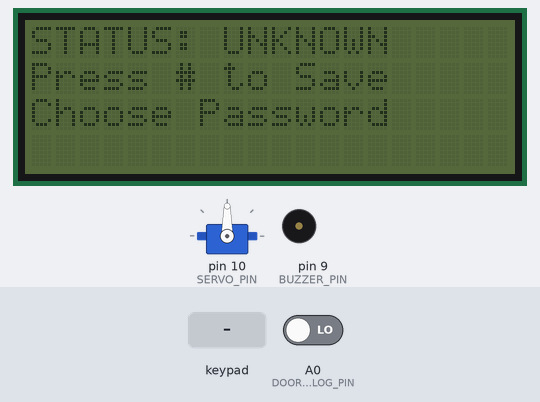
This sketch was run on a simulated Arduino Uno, built with avr-gcc and run on an emulated ATmega328P. Shown: servo, 20×4 character LCD, buzzer (waves = sounding, pin HIGH). Wiring (inferred from the names in the program): PCF8574 port expander at I2C address 0x38. Wiring (inferred from the signals the program sends): 4×4 keypad with keys 1 2 3 A 4 5 6 B 7 8 9 C * 0 # D: rows Q1, Q3, Q5, Q6; columns Q0, Q2, Q4, Q7. Inputs (shaded band) come from the test bench; at power-on: A0 (DOOR_SENSOR_ANALOG_PIN) LOW. EEPROM starts erased; what the sketch prints to the serial monitor is not drawn.

Above: at 1.4 s.
1.5 s: keypad keys 4 5 6 B pressed 0.4 s apart
At 2.8 s:
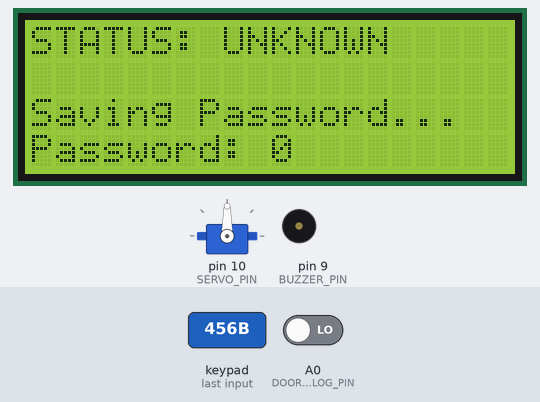
4.6 s: key '6' pressed
At 7.5 s:
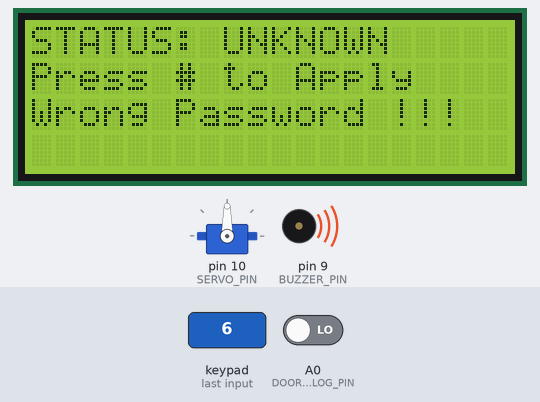
7.6 s: keypad keys 4 5 6 B # pressed 0.4 s apart
At 12.5 s:
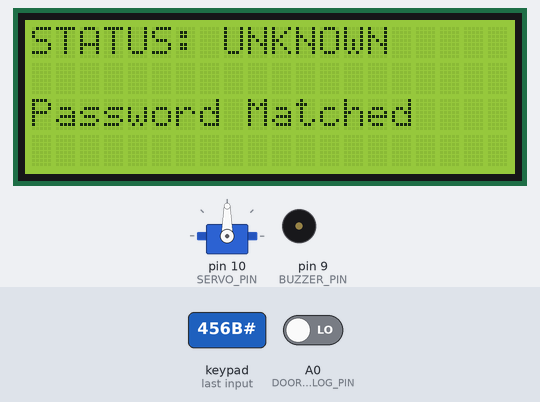
12.6 s: key '2' pressed
At 15.5 s:
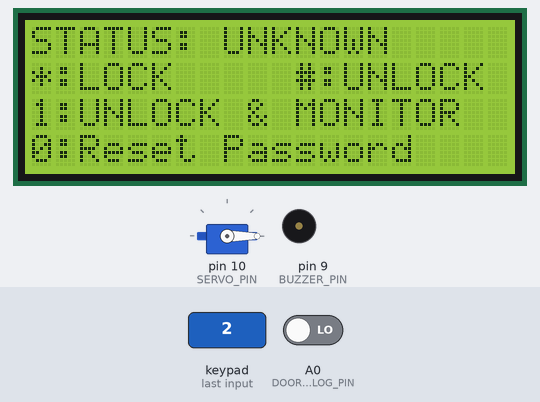
15.6 s: keypad keys 1 3 9 7 # pressed 0.4 s apart
At 18.6 s:
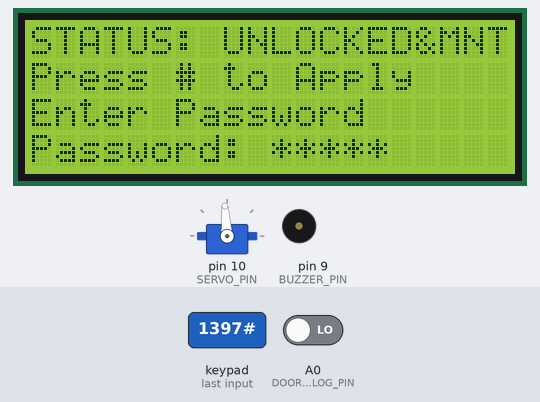
19.1 s: key '8' pressed
At 19.9 s:
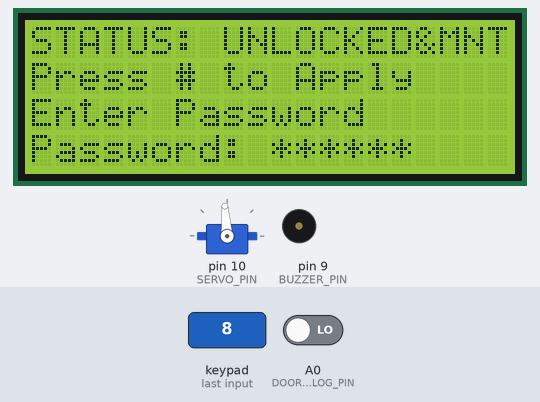
Timing chart, 0 to 21.8 s (numbered marks = the images above; inputs shaded):
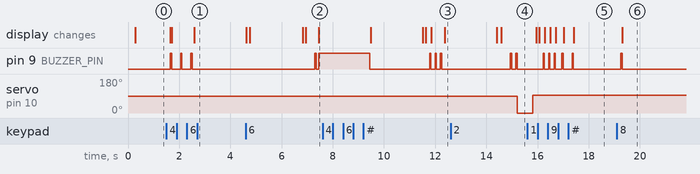

The sketch:

LockSystem.ino
```cpp
#include <Servo.h>
#include <Wire.h>
#include <EEPROM.h>
#include <Arduino.h>  // for type definitions
// Get the LCD I2C Library here:
// https://bitbucket.org/fmalpartida/new-liquidcrystal/downloads
// Move any other LCD libraries to another folder or delete them
// See Library "Docs" folder for possible commands etc.
#include <LiquidCrystal_I2C.h>
#include "SimpleTimer.h"
#include "EEPROMData.h"
#include "i2ckeypadreader.h"

// Variables Definition
#define BUZZER_PIN 9
#define SERVO_PIN 10
#define DOOR_SENSOR_ANALOG_PIN A0

#define STATE_CONFIG_PASS 1
#define WAITING_FOR_INPUT 2

#define EEPROM_START_ADDRESS 0x00

//#define DEBUG

#define LCD_NUMBER_OF_CHARACTERS 20
#define LCD_NUMBER_OF_LINES 4

#define PASSCODE_ROW 3
#define MESSAGES_ROW 2
#define INSTRUCTIONS_ROW 1
#define STATUS_ROW 0

#define DELAY_BETWEEN_MESSAGES 2000 // 2 seconds
#define NEW_LINE '\n'

#define PASSWORD_ALLOWED_LENGTH 9
#define PASSWORD_EMPTY_LENGTH "         "

#define SPECIAL_CHAR '#'
#define APPLY_PASSWORD '#'
#define DEBUG_CHAR '*'
#define LOCK_DOOR '*'
#define UNLOCK_DOOR SPECIAL_CHAR
#define OPEN_AND_MONITOR_DOOR '1'
#define RESET_PASSWORD '0'

#define UNKNOWN_STATE                       "STATUS: UNKNOWN"
#define DOOR_LOCKED_STATE                   "STATUS: LOCKED"
#define DOOR_UNLOCKED_STATE                 "STATUS: UNLOCKED"
#define DOOR_UNLOCKED_WITH_MONITORING_STATE "STATUS: UNLOCKED&MNT"

#define ROWS 4
#define COLS 3
#define NO_KEY_VALUE '\0'

// With A0, A1 and A2 of PCF8574AP to ground, I2C address is 0x38
#define PCF8574_ADDR 0x38

i2ckeypad keypad = i2ckeypad(PCF8574_ADDR, ROWS, COLS);

// set the LCD address to 0x27 for a 20 chars 4 line display
// Set the pins on the I2C chip used for LCD connections:
//                    addr, en,rw,rs,d4,d5,d6,d7,bl,blpol
LiquidCrystal_I2C lcd(0x27, 2, 1, 0, 4, 5, 6, 7, 3, POSITIVE);  // Set the LCD I2C address

Servo myServo; // Define our Servo
EEPROMData eeprom(EEPROM_START_ADDRESS);
SimpleTimer timer;

String tempPassword = "";
String emptyPassword = "NO DATA";
String maxPasswordLength(PASSWORD_ALLOWED_LENGTH);
unsigned int state;
int timer_id;
bool doorOpenedAlarm = false;
bool isSpecialCharacter = false;
bool lcdBacklistOff = false;
String Status;

// Function Declaration
void printMessage(String message);
void correctPassword();
void wrongPassword();
void openDoor();
void closeDoor();
void buzz(int delayTimeInms);
void writeEEPROMData(String data);
bool readEEPROMData(String& data);
unsigned int getState();
void setState(unsigned int stat);
void setStatus(String stat);
void printCode(unsigned int location, char key, bool show);
void clearScreen(unsigned int row);
void lcdPrintMessage(String message, unsigned int row, bool clearAfterDelay, bool delayMessage);
void turnLCDBacklightOff();

// Start
void setup()
{
  Serial.begin(9600);
  myServo.attach(SERVO_PIN); // servo on digital pin 10
  Wire.begin();
  keypad.init();
  lcd.begin(LCD_NUMBER_OF_CHARACTERS, LCD_NUMBER_OF_LINES); // initialize the lcd for 20 chars 4 lines
  lcd.backlight(); // finish with backlight on
  digitalWrite(BUZZER_PIN, LOW);
  pinMode(BUZZER_PIN, OUTPUT);
  digitalWrite(DOOR_SENSOR_ANALOG_PIN, LOW);
  // Enable before sending it to customer.
  //writeEEPROMData("NO DATA");
  setStatus(UNKNOWN_STATE);
  printMessage("Done With Setup");
  setState(getState());
  timer_id = timer.setInterval(60000, turnLCDBacklightOff);
}

void loop()
{
  timer.run();

  // read pressed key
  char key = keypad.getkey();

  if (key != NO_KEY_VALUE)
  {
    if (lcdBacklistOff)
    {
      lcd.backlight();
      lcdBacklistOff = false;
    }

    timer.restartTimer(timer_id);

    Serial.println(key);
    buzz(50);
    isSpecialCharacter = (key == SPECIAL_CHAR || key == DEBUG_CHAR);
    // state machine
    switch (state)
    {
      case STATE_CONFIG_PASS:
        if (!isSpecialCharacter)
        {
          tempPassword += key;
        }
        if (tempPassword.length() <= PASSWORD_ALLOWED_LENGTH)
        {
          if (!isSpecialCharacter)
          {
            printCode(tempPassword.length(), key, true);
          }
        }
        else
        {
          clearScreen(PASSCODE_ROW);
          String message = "Max Size Is: " + maxPasswordLength;
          printMessage(message);
          printMessage("Try Again");
          lcdPrintMessage(message, MESSAGES_ROW, true/*clear*/, true/*delay*/);
          lcdPrintMessage("Try Again", MESSAGES_ROW, true/*clear*/, true/*delay*/);
          tempPassword = "";
          setState(STATE_CONFIG_PASS);
        }

        if (key == SPECIAL_CHAR)
        {
          clearScreen(INSTRUCTIONS_ROW);
          String message = "Saving Password...";
          printMessage(message);
          lcdPrintMessage(message, MESSAGES_ROW, true/*clear*/, true/*delay*/);
          // save password to EEPROM.
          writeEEPROMData(tempPassword);
          tempPassword = "";
          message = "Password Saved.";
          printMessage(message);
          lcdPrintMessage(message, MESSAGES_ROW, true/*clear*/, true/*delay*/);
          clearScreen(PASSCODE_ROW);
          setState(WAITING_FOR_INPUT);
        }
        break;
      case WAITING_FOR_INPUT:

        if (!isSpecialCharacter)
        {
          tempPassword += key;
        }

        if (tempPassword.length() <= PASSWORD_ALLOWED_LENGTH)
        {
          if (!isSpecialCharacter)
          {
            printCode(tempPassword.length(), key, false);
          }
        }

        if (tempPassword.length() > PASSWORD_ALLOWED_LENGTH)
        {
          wrongPassword();
          setState(WAITING_FOR_INPUT);
          tempPassword = "";
        }

        if (key == APPLY_PASSWORD)
        {
          // read password from EEPROM.
          String password(PASSWORD_EMPTY_LENGTH);
          readEEPROMData(password);
          if (password == tempPassword)
          {
            correctPassword();
            tempPassword = "";
          }
          else
          {
            wrongPassword();
            setState(WAITING_FOR_INPUT);
            tempPassword = "";
          }
        }
#ifdef DEBUG
        if (key == DEBUG_CHAR)
        {
          printMessage("Printing Password...");
          String password(PASSWORD_EMPTY_LENGTH);
          eeprom.readData(password);
          printMessage(password);
        }
#endif
        break;
      default:
        printMessage("This should not happen!!!");
        Serial.print(state);
        break;
    }
  }
}

unsigned int getState()
{
  String temp(PASSWORD_EMPTY_LENGTH);
  String message;
  bool validData = readEEPROMData(temp);
  if (temp.equals(emptyPassword) || !validData)
  {
    message = "Choose Password";
    printMessage(message);
    lcdPrintMessage(message, MESSAGES_ROW, false, false);
    return STATE_CONFIG_PASS;
  }
  else
  {
    message = "Enter Password";
    printMessage(message);
    lcdPrintMessage(message, MESSAGES_ROW, false, false);
    return WAITING_FOR_INPUT;
  }
}

void setState(unsigned int stat)
{
  String message;
  switch (stat)
  {
    case STATE_CONFIG_PASS:
      printMessage("STATE_CONFIG_PASS");
      state = STATE_CONFIG_PASS;
      message = "Choose Password";
      lcdPrintMessage(message, MESSAGES_ROW, false, false);
      lcdPrintMessage("Press # to Save", INSTRUCTIONS_ROW, false, false);
      break;
    case WAITING_FOR_INPUT:
      printMessage("WAITING_FOR_INPUT");
      state = WAITING_FOR_INPUT;
      message = "Enter Password";
      lcdPrintMessage(message, MESSAGES_ROW, false, false);
      lcdPrintMessage("Press # to Apply", INSTRUCTIONS_ROW, false, false);
      break;
    default:
      printMessage("This should not happen!");
      break;
  }
}

void correctPassword()
{
  clearScreen(PASSCODE_ROW);
  clearScreen(INSTRUCTIONS_ROW);
  String message = "Password Matched";
  printMessage(message);
  lcdPrintMessage(message, MESSAGES_ROW, true, true);
  printMessage("Press # to unlock, * to lock, or 1 to unlock and monitor");
  lcdPrintMessage("*:LOCK     #:UNLOCK", INSTRUCTIONS_ROW, false, false);
  lcdPrintMessage("1:UNLOCK & MONITOR", MESSAGES_ROW, false, false);
  lcdPrintMessage("0:Reset Password", PASSCODE_ROW, false, false);
  bool commandReceived = false;
  disablePinInterrupt(DOOR_SENSOR_ANALOG_PIN);
  digitalWrite(BUZZER_PIN, LOW);
  unsigned int state = WAITING_FOR_INPUT;
  while (!commandReceived)
  {
    char key = keypad.getkey();
    if (key != NO_KEY_VALUE)
    {
      buzz(50);

      if (key == UNLOCK_DOOR)
      {
        printMessage("Openning Lock");
        openDoor();
        commandReceived = true;
        setStatus(DOOR_UNLOCKED_STATE);
      }
      else if (key == LOCK_DOOR)
      {
        printMessage("Closing Lock");
        closeDoor();
        enablePinInterrupt(DOOR_SENSOR_ANALOG_PIN);
        commandReceived = true;
        setStatus(DOOR_LOCKED_STATE);
      }
      else if (key == OPEN_AND_MONITOR_DOOR)
      {
        printMessage("Openning Lock and Monitoring the door");
        openDoor();
        enablePinInterrupt(DOOR_SENSOR_ANALOG_PIN);
        commandReceived = true;
        setStatus(DOOR_UNLOCKED_WITH_MONITORING_STATE);
      }
      else if(key == RESET_PASSWORD)
      {
        writeEEPROMData("NO DATA");
        commandReceived = true;
        setStatus(UNKNOWN_STATE);
        state = STATE_CONFIG_PASS;
      }
      else
      {
        printMessage("Invalid Command");
        printMessage("Press # to unlock and * to lock");
      }
    }
  }

  clearScreen(MESSAGES_ROW);
  clearScreen(INSTRUCTIONS_ROW);
  clearScreen(PASSCODE_ROW);
  setState(state);
}

void setStatus(String stat)
{
  clearScreen(STATUS_ROW);
  lcd.setCursor(0, 0);
  lcd.print(stat);
}

void lcdPrintMessage(String message, unsigned int row, bool clearAfterDelay, bool delayMessage)
{
  clearScreen(row);
  lcd.setCursor(0, row);
  if ((message.length() - 1) > LCD_NUMBER_OF_CHARACTERS)
  {
    lcd.print("long message !!!");
  }
  else
  {
    lcd.print(message);
  }

  if (delayMessage)
  {
    delay(DELAY_BETWEEN_MESSAGES);
  }

  if (clearAfterDelay)
  {
    clearScreen(row);
  }
}

void printCode(unsigned int location, char key, bool show)
{
  lcd.setCursor(0, PASSCODE_ROW);
  String pass = "Password: ";
  lcd.print(pass);
  lcd.setCursor((location + pass.length() - 1), 3);
  if (show)
    lcd.print(key);
  else
    lcd.print('*');
}

void clearScreen(unsigned int row)
{
  for (unsigned int i = 0; i < LCD_NUMBER_OF_CHARACTERS ; i++)
  {
    lcd.setCursor(i, row);
    lcd.print(' ');
  }
}

void printMessage(String message)
{
  Serial.println(message);
}

void wrongPassword()
{
  clearScreen(PASSCODE_ROW);
  String message = "Wrong Password !!!";
  printMessage(message);
  lcdPrintMessage(message, MESSAGES_ROW, false/*clear*/, false);
  buzz(2000);
  message = "Try Again";
  printMessage(message);
  lcdPrintMessage(message, MESSAGES_ROW, true/*clear*/, true);
}

void openDoor()
{
  myServo.write(0); // clock wise.
  delay(600);
  myServo.write(94); // stop rotation.
}

void closeDoor()
{
  myServo.write(255); // anti clock wise.
  delay(600);
  myServo.write(94);  // stop rotation.
}

void buzz(int delayTimeInms)
{
  // buzzer is already in use by the alarm.
  if (doorOpenedAlarm) return;

  digitalWrite(BUZZER_PIN, HIGH);
  delay(delayTimeInms);
  digitalWrite(BUZZER_PIN, LOW);
}

void writeEEPROMData(String data)
{
  eeprom.writeData(data);
}

bool readEEPROMData(String& data)
{
  const bool validData = eeprom.readData(data);
  if (!validData)
  {
    printMessage("ERROR READING EEPROM DATA!!!");
    printMessage("READ DATA: " + data);
  }

  return validData;
}

void turnLCDBacklightOff()
{
  lcd.noBacklight();
  lcdBacklistOff = true;
}

void enablePinInterrupt(byte pin)
{
  *digitalPinToPCMSK(pin) |= bit (digitalPinToPCMSKbit(pin));  // enable pin
  PCIFR  |= bit (digitalPinToPCICRbit(pin)); // clear any outstanding interrupt
  PCICR  |= bit (digitalPinToPCICRbit(pin)); // enable interrupt for the group
}

void disablePinInterrupt(byte pin)
{
  *digitalPinToPCMSK(pin) &= ~bit (digitalPinToPCMSKbit(pin));  // disable pin
  PCIFR  |= bit (digitalPinToPCICRbit(pin)); // clear any outstanding interrupt
  PCICR  |= bit (digitalPinToPCICRbit(pin)); // enable interrupt for the group
}

ISR (PCINT1_vect) // handle pin change interrupt for A0 to A5 here
{
  int value = digitalRead(DOOR_SENSOR_ANALOG_PIN);
  Serial.print(value);
  Serial.print(NEW_LINE);
  // 0: closed - 1: open.
  if (value == 0)
  {
    // door is closed.
    // do nothing.
  }
  else
  {
    // door opened.
    Serial.print("DOOR WAS OPENED!!! SOUND THE ALARM");
    // buzz until password is entered.
    digitalWrite(BUZZER_PIN, HIGH);
    doorOpenedAlarm = true;
  }
}
```

EEPROMData.h
```cpp
// TODO: include the EEPROM header here.
#define MAX_DATA_SIZE 20

// Macros
#define CLEAR(s) memset(&(s), 0, sizeof(s))

static const unsigned int START_MARKER_SIGNATURE = 0xABCD;
static const unsigned int END_MARKER_SIGNATURE = 0xDCBA;

struct DataBlock
{
  unsigned int startMarker;
  unsigned int dataSize;
  char data[MAX_DATA_SIZE];
  unsigned int endMarker;
};

class EEPROMData
{

public:
   EEPROMData(unsigned int eepromStartAddress):
      _eepromStartAddress(eepromStartAddress)
   {
   }

   ~EEPROMData()
   {
   }

   void writeData(String data)
   {
      data.trim();
      DataBlock structData;
      initializeDataBlock(structData);
      memcpy(&structData.data[0], &data[0], data.length());
      structData.dataSize = data.length();
      _EEPROM_write(_eepromStartAddress, structData);
   }

   bool readData(String& data)
   {
      DataBlock structData;
      initializeDataBlock(structData);
      _EEPROM_read(_eepromStartAddress, structData);

      if(
          structData.startMarker == START_MARKER_SIGNATURE &&
          structData.endMarker == END_MARKER_SIGNATURE &&
          data.length() >= structData.dataSize
        )
      {
        // clear passed String
        // Remove trailing characters.
        if(data.length() > structData.dataSize)
        {
           data.remove(structData.dataSize, (data.length() - structData.dataSize));
        }
        memcpy(&data[0], &structData.data[0], structData.dataSize);
        return true;
      }
      else
      {
        return false;
      }
   }

private:

  unsigned int _EEPROM_write(unsigned int address, const DataBlock& value)
  {
      const byte* ptr = (const byte*)(const void*)&value;
      unsigned int i;
      for (i = 0; i < sizeof(value); i++)
      {
         EEPROM.write(address++, *ptr++);
      }
      return i;
  }

  unsigned int _EEPROM_read(unsigned int address, DataBlock& value)
  {
      byte* ptr = (byte*)(void*)&value;
      unsigned int i;
      for (i = 0; i < sizeof(value); i++)
      {
         *ptr++ = EEPROM.read(address++);
      }
      return i;
  }

  void initializeDataBlock(DataBlock& data)
  {
      data.startMarker = START_MARKER_SIGNATURE;
      data.endMarker = END_MARKER_SIGNATURE;
      data.dataSize = 0;
      CLEAR(data.data);
  }

  unsigned int _eepromStartAddress;
};
```

i2ckeypadreader.h
```cpp
#ifndef i2ckeypadreader_h
#define i2ckeypadreader_h


class i2ckeypad {
public:
  i2ckeypad(int);
  i2ckeypad(int, int, int);
  char getkey();
  void init();

private:
  void pcf8574_write(int, int);
  int pcf8574_byte_read(int);
};

#endif
```

Source omitted: i2ckeypadreader.cpp (5147 bytes)

Measured:
- after the input at 1.5 s, pin 9 (BUZZER_PIN): alternates HIGH for 0.05 s and LOW for 0.35 s, 6 changes in all, then stays LOW, starting after 0.15 s; the display: first changes after 0.15 s (image 1 shows a later state)
- after the input at 4.6 s, pin 9 (BUZZER_PIN): LOW → HIGH after 2.7 s, → LOW 0.05 s later, → HIGH 0.09 s later; the display: first differs from a run without the input after 2.8 s (image 2)
- after the input at 7.6 s, the display: first differs from a run without the input after 4.2 s (image 3 shows a later state)
- after the input at 12.6 s, servo on pin 10 (SERVO_PIN): 90° → 0° after 2.6 s
- after the input at 15.6 s, the display: first differs from a run without the input after 0.68 s (image 5 shows a later state)
- after the input at 19.1 s, pin 9 (BUZZER_PIN): LOW → HIGH after 0.15 s, → LOW 0.05 s later; the display: changes after 0.21 s (image 6)
